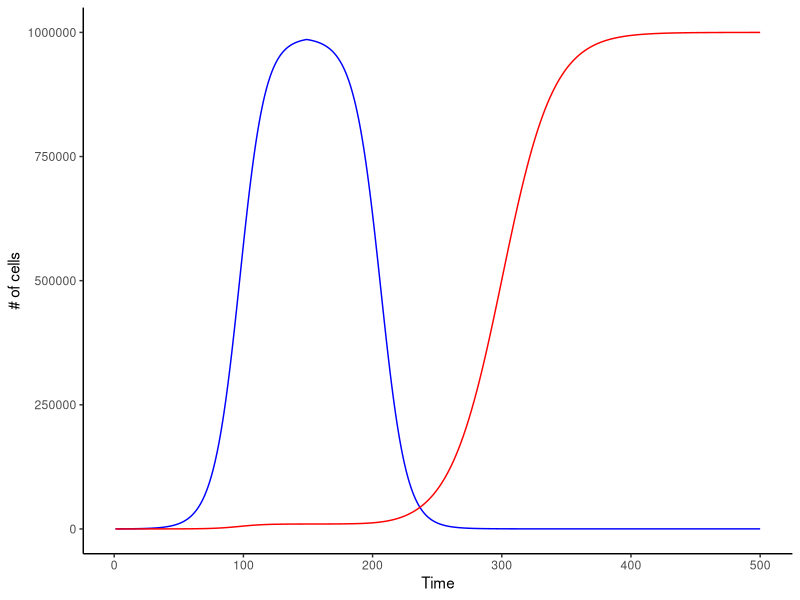

Reproduce this figure in R.
# Exercise 11 - Dynamic Modeling

# set initial values and parameters
r=0.1
rND=-0.1
rMD=0.05
K=1000000
# set a time horizon
times<-1:500
# place to store output
output<-matrix(data=NA,nrow=length(times),ncol=3)
output[,1]=times

## initial population size
# for our population of non-resistant tumor cells
output[1,2]=100
# for our population of resistant tumors
output[1,3]=1

# equation w/ for loop
for(i in times[-1]){
  if (i<150){
  output[i,2]=output[(i-1),2]+r*output[(i-1),2]*(1-(output[(i-1),2]+output[(i-1),3])/K)
  output[i,3]=output[(i-1),3]+r*output[(i-1),3]*(1-(output[(i-1),2]+output[(i-1),3])/K)
  } else if (i>149) {
    output[i,2]=output[(i-1),2]+rND*output[(i-1),2]*(1-(output[(i-1),2]+output[(i-1),3])/K)
    output[i,3]=output[(i-1),3]+rMD*output[(i-1),3]*(1-(output[(i-1),2]+output[(i-1),3])/K)
  }
}
# plotting results (first convert from matrix to dataframe)
outputnonmutant<-data.frame(time=output[,1],nonmutant=output[,2])
outputmutant<-data.frame(time=output[,1],mutant=output[,3])
# plot the results
## load package
library(ggplot2)
ggplot()+
  geom_line(data = outputnonmutant, aes(x=time, y=nonmutant), color='blue')+
  geom_line(data = outputmutant, aes(x=time, y=mutant), color='red')+
  xlab("Time")+
  ylab("# of cells")+
  theme_classic()


